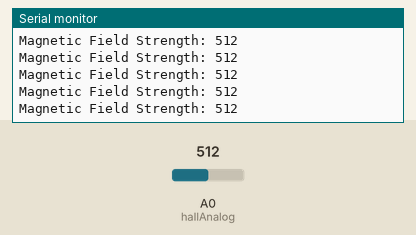
Simulated run of this sketch. Board: Arduino Uno, built with avr-gcc and run on an emulated ATmega328P. On the bench: the last lines printed to the serial monitor. The inputs (shaded band) are chosen by the test bench; at power-on: A0 (hallAnalog) = 512.

Above: at 1.2 s.
1.3 s: A0 (hallAnalog) set to 716
At 1.56 s:
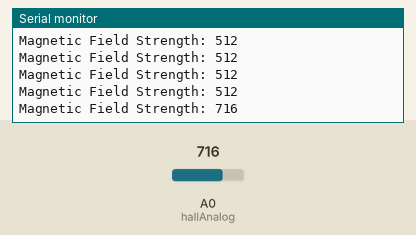
2.8 s: A0 (hallAnalog) set to 900
At 2.96 s:
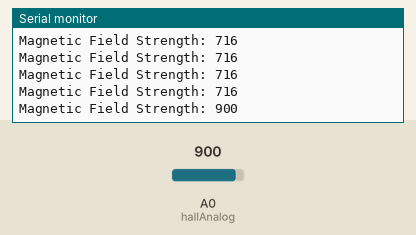
Timing chart, 0 to 5.8 s (numbered marks = the images above; inputs shaded):
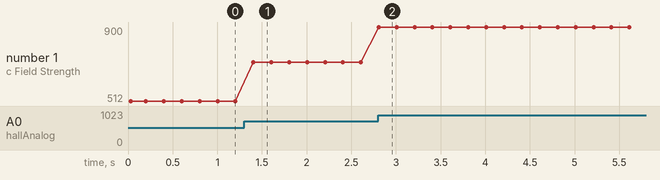

Measured:
- after the input at 1.3 s, the serial monitor: prints a new line after 0.10 s (image 1)
- after the input at 2.8 s, the serial monitor: prints a new line at once (image 2)
- plotted number 1: 512 → 716 after the input at 1.3 s, 716 → 900 after the input at 2.8 s

The sketch:

HallMgneticSensor.ino
```cpp
int hallAnalog = A0;

void setup() {
  Serial.begin(9600);
  Serial.println("KY-024 Hall Sensor Analog Test");
}

void loop() {
  int value = analogRead(hallAnalog);
  Serial.print("Magnetic Field Strength: ");
  Serial.println(value);  // Ranges from 0 (strong field) to 1023
  delay(200);
}
```
